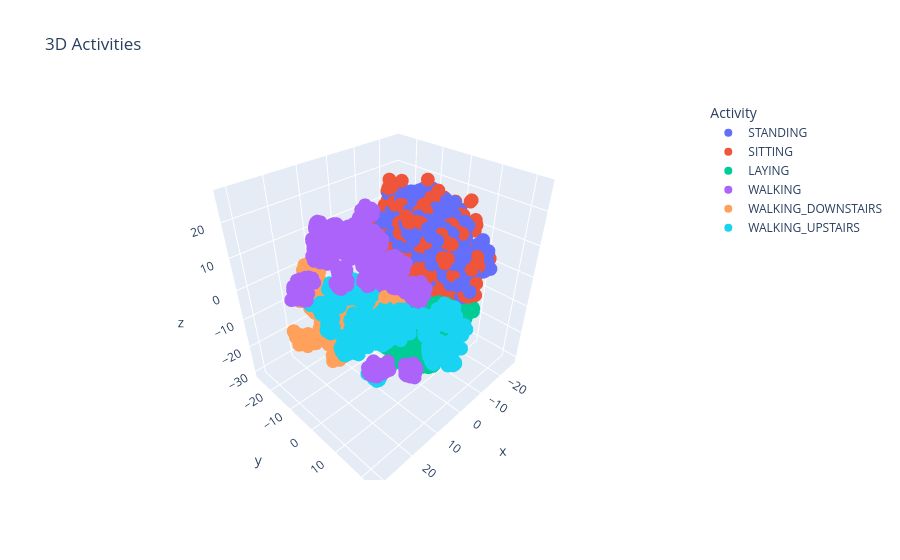

The notebook cell saved with this chart:
### Markdown cell above
Мы не отстаем от трендов и тоже можем в 3D. Сейчас и вы научитесь (если еще не умеете). Нарисуйте scatter_3d-график через `plotly.express` для `df_3_comp` с выделением цветами активностей. Повращайте его. Нормально получилось? Есть ли какая-то структура у точек?

### Code cell
fig = px.scatter_3d(data_frame=df_3_comp, x="x", y="y", z="z", color="Activity",title='3D Activities')
fig.show()

### Figure 1 — Plotly figure (JSON) as saved in the notebook; plotly's stock layout.template omitted (floating-point values rounded to 4 significant figures; data arrays with more than 128 entries replaced by an {"elided": "..."} marker saying what was removed)
{"data": [{"hovertemplate": "Activity=STANDING<br>x=%{x}<br>y=%{y}<br>z=%{z}<extra></extra>", "legendgroup": "STANDING", "marker": {"color": "#636efa", "symbol": "circle"}, "mode": "markers", "name": "STANDING", "scene": "scene", "showlegend": true, "type": "scatter3d", "x": {"elided": "1374 float values"}, "y": {"elided": "1374 float values"}, "z": {"elided": "1374 float values"}}, {"hovertemplate": "Activity=SITTING<br>x=%{x}<br>y=%{y}<br>z=%{z}<extra></extra>", "legendgroup": "SITTING", "marker": {"color": "#EF553B", "symbol": "circle"}, "mode": "markers", "name": "SITTING", "scene": "scene", "showlegend": true, "type": "scatter3d", "x": {"elided": "1286 float values"}, "y": {"elided": "1286 float values"}, "z": {"elided": "1286 float values"}}, {"hovertemplate": "Activity=LAYING<br>x=%{x}<br>y=%{y}<br>z=%{z}<extra></extra>", "legendgroup": "LAYING", "marker": {"color": "#00cc96", "symbol": "circle"}, "mode": "markers", "name": "LAYING", "scene": "scene", "showlegend": true, "type": "scatter3d", "x": {"elided": "1407 float values"}, "y": {"elided": "1407 float values"}, "z": {"elided": "1407 float values"}}, {"hovertemplate": "Activity=WALKING<br>x=%{x}<br>y=%{y}<br>z=%{z}<extra></extra>", "legendgroup": "WALKING", "marker": {"color": "#ab63fa", "symbol": "circle"}, "mode": "markers", "name": "WALKING", "scene": "scene", "showlegend": true, "type": "scatter3d", "x": {"elided": "1226 float values"}, "y": {"elided": "1226 float values"}, "z": {"elided": "1226 float values"}}, {"hovertemplate": "Activity=WALKING_DOWNSTAIRS<br>x=%{x}<br>y=%{y}<br>z=%{z}<extra></extra>", "legendgroup": "WALKING_DOWNSTAIRS", "marker": {"color": "#FFA15A", "symbol": "circle"}, "mode": "markers", "name": "WALKING_DOWNSTAIRS", "scene": "scene", "showlegend": true, "type": "scatter3d", "x": {"elided": "986 float values"}, "y": {"elided": "986 float values"}, "z": {"elided": "986 float values"}}, {"hovertemplate": "Activity=WALKING_UPSTAIRS<br>x=%{x}<br>y=%{y}<br>z=%{z}<extra></extra>", "legendgroup": "WALKING_UPSTAIRS", "marker": {"color": "#19d3f3", "symbol": "circle"}, "mode": "markers", "name": "WALKING_UPSTAIRS", "scene": "scene", "showlegend": true, "type": "scatter3d", "x": {"elided": "1073 float values"}, "y": {"elided": "1073 float values"}, "z": {"elided": "1073 float values"}}], "layout": {"legend": {"title": {"text": "Activity"}, "tracegroupgap": 0}, "scene": {"domain": {"x": [0, 1], "y": [0, 1]}, "xaxis": {"title": {"text": "x"}}, "yaxis": {"title": {"text": "y"}}, "zaxis": {"title": {"text": "z"}}}, "title": {"text": "3D Activities"}}}
